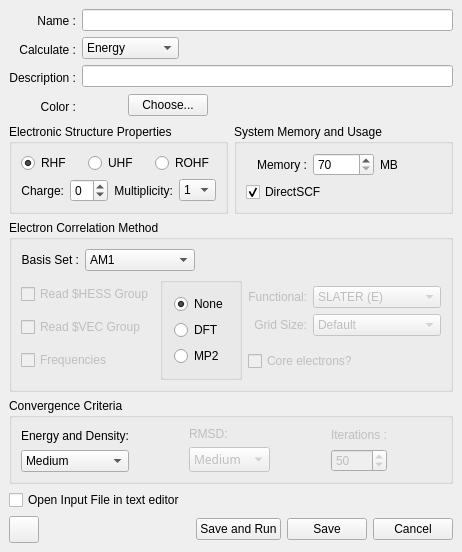
<ui version="4.0" >
 <class>GamessPropDialog</class>
 <widget class="QDialog" name="GamessPropDialog" >
  <property name="geometry" >
   <rect>
    <x>0</x>
    <y>0</y>
    <width>450</width>
    <height>512</height>
   </rect>
  </property>
  <property name="windowTitle" >
   <string>GAMESS Properties</string>
  </property>
  <property name="windowIcon" >
   <iconset/>
  </property>
  <layout class="QGridLayout" >
   <property name="margin" >
    <number>9</number>
   </property>
   <property name="spacing" >
    <number>6</number>
   </property>
   <item row="0" column="0" colspan="5" >
    <layout class="QGridLayout" >
     <property name="margin" >
      <number>0</number>
     </property>
     <property name="spacing" >
      <number>6</number>
     </property>
     <item row="1" column="1" >
      <widget class="QComboBox" name="runtyp_combox" >
       <property name="toolTip" >
        <string>"Energy" = Energy Minina, "Optimization" = Equilibrium Geometry</string>
       </property>
       <property name="currentIndex" >
        <number>0</number>
       </property>
       <item>
        <property name="text" >
         <string>Energy</string>
        </property>
       </item>
       <item>
        <property name="text" >
         <string>Optimization</string>
        </property>
       </item>
      </widget>
     </item>
     <item row="1" column="2" colspan="2" >
      <spacer>
       <property name="orientation" >
        <enum>Qt::Horizontal</enum>
       </property>
       <property name="sizeType" >
        <enum>QSizePolicy::Expanding</enum>
       </property>
       <property name="sizeHint" >
        <size>
         <width>231</width>
         <height>20</height>
        </size>
       </property>
      </spacer>
     </item>
     <item row="3" column="1" colspan="2" >
      <layout class="QHBoxLayout" >
       <property name="margin" >
        <number>0</number>
       </property>
       <property name="spacing" >
        <number>6</number>
       </property>
       <item>
        <widget class="QLabel" name="jig_color_pixmap" >
         <property name="sizePolicy" >
          <sizepolicy>
           <hsizetype>5</hsizetype>
           <vsizetype>5</vsizetype>
           <horstretch>1</horstretch>
           <verstretch>0</verstretch>
          </sizepolicy>
         </property>
         <property name="minimumSize" >
          <size>
           <width>40</width>
           <height>0</height>
          </size>
         </property>
         <property name="scaledContents" >
          <bool>true</bool>
         </property>
        </widget>
       </item>
       <item>
        <widget class="QPushButton" name="choose_color_btn" >
         <property name="enabled" >
          <bool>true</bool>
         </property>
         <property name="sizePolicy" >
          <sizepolicy>
           <hsizetype>1</hsizetype>
           <vsizetype>0</vsizetype>
           <horstretch>0</horstretch>
           <verstretch>0</verstretch>
          </sizepolicy>
         </property>
         <property name="toolTip" >
          <string>Change the GAMESS jig color</string>
         </property>
         <property name="text" >
          <string>Choose...</string>
         </property>
         <property name="autoDefault" >
          <bool>false</bool>
         </property>
        </widget>
       </item>
      </layout>
     </item>
     <item rowspan="4" row="0" column="0" >
      <layout class="QVBoxLayout" >
       <property name="margin" >
        <number>0</number>
       </property>
       <property name="spacing" >
        <number>6</number>
       </property>
       <item>
        <widget class="QLabel" name="psetslbl_2_2" >
         <property name="text" >
          <string>Name :</string>
         </property>
         <property name="alignment" >
          <set>Qt::AlignRight|Qt::AlignTrailing|Qt::AlignVCenter</set>
         </property>
        </widget>
       </item>
       <item>
        <widget class="QLabel" name="textLabel1_2_3" >
         <property name="text" >
          <string>Calculate :</string>
         </property>
         <property name="alignment" >
          <set>Qt::AlignRight|Qt::AlignTrailing|Qt::AlignVCenter</set>
         </property>
        </widget>
       </item>
       <item>
        <widget class="QLabel" name="textLabel1_3" >
         <property name="text" >
          <string>Description :</string>
         </property>
         <property name="alignment" >
          <set>Qt::AlignRight|Qt::AlignTrailing|Qt::AlignVCenter</set>
         </property>
        </widget>
       </item>
       <item>
        <widget class="QLabel" name="textLabel1_3_2" >
         <property name="text" >
          <string>Color :</string>
         </property>
         <property name="alignment" >
          <set>Qt::AlignRight|Qt::AlignTrailing|Qt::AlignVCenter</set>
         </property>
        </widget>
       </item>
      </layout>
     </item>
     <item row="0" column="1" colspan="3" >
      <widget class="QLineEdit" name="name_linedit" >
       <property name="toolTip" >
        <string>Name of the GAMESS jig</string>
       </property>
       <property name="text" >
        <string/>
       </property>
      </widget>
     </item>
     <item row="2" column="1" colspan="3" >
      <widget class="QLineEdit" name="comment_linedit" >
       <property name="toolTip" >
        <string>Description, also placed in the $DATA section of the INP file</string>
       </property>
       <property name="text" >
        <string/>
       </property>
       <property name="maxLength" >
        <number>80</number>
       </property>
      </widget>
     </item>
     <item row="3" column="3" >
      <spacer>
       <property name="orientation" >
        <enum>Qt::Horizontal</enum>
       </property>
       <property name="sizeType" >
        <enum>QSizePolicy::Expanding</enum>
       </property>
       <property name="sizeHint" >
        <size>
         <width>191</width>
         <height>25</height>
        </size>
       </property>
      </spacer>
     </item>
    </layout>
   </item>
   <item row="1" column="0" colspan="5" >
    <layout class="QHBoxLayout" >
     <property name="margin" >
      <number>0</number>
     </property>
     <property name="spacing" >
      <number>6</number>
     </property>
     <item>
      <widget class="QGroupBox" name="scftyp_grpbox" >
       <property name="title" >
        <string>Electronic Structure Properties</string>
       </property>
       <layout class="QGridLayout" >
        <property name="margin" >
         <number>9</number>
        </property>
        <property name="spacing" >
         <number>6</number>
        </property>
        <item row="0" column="0" >
         <layout class="QHBoxLayout" >
          <property name="margin" >
           <number>0</number>
          </property>
          <property name="spacing" >
           <number>6</number>
          </property>
          <item>
           <widget class="QRadioButton" name="rhf_radiobtn" >
            <property name="toolTip" >
             <string>Restricted Hartree-Fock</string>
            </property>
            <property name="text" >
             <string>RHF</string>
            </property>
            <property name="checked" >
             <bool>true</bool>
            </property>
           </widget>
          </item>
          <item>
           <widget class="QRadioButton" name="uhf_radiobtn" >
            <property name="toolTip" >
             <string>Unrestricted Hartree-Fock</string>
            </property>
            <property name="text" >
             <string>UHF</string>
            </property>
           </widget>
          </item>
          <item>
           <widget class="QRadioButton" name="rohf_radiobtn" >
            <property name="toolTip" >
             <string>Restricted Open-shell Hartree-Fock</string>
            </property>
            <property name="text" >
             <string>ROHF</string>
            </property>
           </widget>
          </item>
         </layout>
        </item>
        <item row="1" column="0" >
         <layout class="QHBoxLayout" >
          <property name="margin" >
           <number>0</number>
          </property>
          <property name="spacing" >
           <number>6</number>
          </property>
          <item>
           <widget class="QLabel" name="textLabel1_4" >
            <property name="text" >
             <string>Charge:</string>
            </property>
            <property name="alignment" >
             <set>Qt::AlignRight|Qt::AlignTrailing|Qt::AlignVCenter</set>
            </property>
           </widget>
          </item>
          <item>
           <widget class="QSpinBox" name="icharg_spinbox" >
            <property name="toolTip" >
             <string>The total charge of the structure (IGHARG)</string>
            </property>
            <property name="maximum" >
             <number>1</number>
            </property>
            <property name="minimum" >
             <number>-1</number>
            </property>
           </widget>
          </item>
          <item>
           <widget class="QLabel" name="textLabel1_2_2" >
            <property name="text" >
             <string>Multiplicity:</string>
            </property>
            <property name="alignment" >
             <set>Qt::AlignRight|Qt::AlignTrailing|Qt::AlignVCenter</set>
            </property>
           </widget>
          </item>
          <item>
           <widget class="QComboBox" name="multi_combox" >
            <property name="toolTip" >
             <string>N + 1, where N is the number of unpaired electrons (MULT)</string>
            </property>
            <item>
             <property name="text" >
              <string>1</string>
             </property>
            </item>
            <item>
             <property name="text" >
              <string>2</string>
             </property>
            </item>
            <item>
             <property name="text" >
              <string>3</string>
             </property>
            </item>
            <item>
             <property name="text" >
              <string>4</string>
             </property>
            </item>
            <item>
             <property name="text" >
              <string>5</string>
             </property>
            </item>
            <item>
             <property name="text" >
              <string>6</string>
             </property>
            </item>
            <item>
             <property name="text" >
              <string>7</string>
             </property>
            </item>
           </widget>
          </item>
         </layout>
        </item>
       </layout>
      </widget>
     </item>
     <item>
      <widget class="QGroupBox" name="groupBox8" >
       <property name="title" >
        <string>System Memory and Usage</string>
       </property>
       <layout class="QGridLayout" >
        <property name="margin" >
         <number>9</number>
        </property>
        <property name="spacing" >
         <number>6</number>
        </property>
        <item row="0" column="0" >
         <layout class="QHBoxLayout" >
          <property name="margin" >
           <number>0</number>
          </property>
          <property name="spacing" >
           <number>6</number>
          </property>
          <item>
           <widget class="QLabel" name="textLabel2_2" >
            <property name="text" >
             <string>Memory :</string>
            </property>
            <property name="alignment" >
             <set>Qt::AlignRight|Qt::AlignTrailing|Qt::AlignVCenter</set>
            </property>
           </widget>
          </item>
          <item>
           <widget class="QSpinBox" name="memory_spinbox" >
            <property name="toolTip" >
             <string>System memory reserved for calculation</string>
            </property>
            <property name="maximum" >
             <number>1024</number>
            </property>
            <property name="minimum" >
             <number>70</number>
            </property>
           </widget>
          </item>
          <item>
           <widget class="QLabel" name="textLabel1" >
            <property name="text" >
             <string>MB</string>
            </property>
           </widget>
          </item>
         </layout>
        </item>
        <item row="1" column="0" >
         <widget class="QCheckBox" name="dirscf_checkbox" >
          <property name="toolTip" >
           <string>Run the calculation in RAM</string>
          </property>
          <property name="text" >
           <string>DirectSCF</string>
          </property>
          <property name="checked" >
           <bool>true</bool>
          </property>
         </widget>
        </item>
       </layout>
      </widget>
     </item>
    </layout>
   </item>
   <item row="4" column="0" colspan="5" >
    <widget class="QCheckBox" name="edit_input_file_cbox" >
     <property name="toolTip" >
      <string>Opens INP file in an editor</string>
     </property>
     <property name="text" >
      <string>Open Input File in text editor</string>
     </property>
    </widget>
   </item>
   <item row="5" column="2" >
    <widget class="QPushButton" name="run_job_btn" >
     <property name="toolTip" >
      <string>Save GAMESS parameters and launch job</string>
     </property>
     <property name="text" >
      <string>Save and Run</string>
     </property>
     <property name="autoDefault" >
      <bool>false</bool>
     </property>
    </widget>
   </item>
   <item row="5" column="4" >
    <widget class="QPushButton" name="cancel_btn" >
     <property name="toolTip" >
      <string>Cancel</string>
     </property>
     <property name="text" >
      <string>Cancel</string>
     </property>
     <property name="autoDefault" >
      <bool>false</bool>
     </property>
     <property name="default" >
      <bool>false</bool>
     </property>
    </widget>
   </item>
   <item row="5" column="3" >
    <widget class="QPushButton" name="save_btn" >
     <property name="toolTip" >
      <string>Save GAMESS parameters and generates the INP file</string>
     </property>
     <property name="text" >
      <string>Save</string>
     </property>
     <property name="autoDefault" >
      <bool>false</bool>
     </property>
    </widget>
   </item>
   <item row="5" column="1" >
    <spacer>
     <property name="orientation" >
      <enum>Qt::Horizontal</enum>
     </property>
     <property name="sizeType" >
      <enum>QSizePolicy::Expanding</enum>
     </property>
     <property name="sizeHint" >
      <size>
       <width>121</width>
       <height>27</height>
      </size>
     </property>
    </spacer>
   </item>
   <item row="5" column="0" >
    <widget class="QToolButton" name="whats_this_btn" >
     <property name="minimumSize" >
      <size>
       <width>30</width>
       <height>27</height>
      </size>
     </property>
     <property name="toolTip" >
      <string>What's This Help Utility</string>
     </property>
     <property name="text" >
      <string/>
     </property>
     <property name="icon" >
      <iconset>../../../../:icons/GamessPropDialog_image1</iconset>
     </property>
    </widget>
   </item>
   <item row="3" column="0" colspan="5" >
    <widget class="QGroupBox" name="groupBox3" >
     <property name="title" >
      <string>Convergence Criteria</string>
     </property>
     <layout class="QGridLayout" >
      <property name="margin" >
       <number>9</number>
      </property>
      <property name="spacing" >
       <number>6</number>
      </property>
      <item row="0" column="3" >
       <spacer>
        <property name="orientation" >
         <enum>Qt::Horizontal</enum>
        </property>
        <property name="sizeType" >
         <enum>QSizePolicy::Expanding</enum>
        </property>
        <property name="sizeHint" >
         <size>
          <width>40</width>
          <height>20</height>
         </size>
        </property>
       </spacer>
      </item>
      <item row="0" column="5" >
       <spacer>
        <property name="orientation" >
         <enum>Qt::Horizontal</enum>
        </property>
        <property name="sizeType" >
         <enum>QSizePolicy::Expanding</enum>
        </property>
        <property name="sizeHint" >
         <size>
          <width>40</width>
          <height>20</height>
         </size>
        </property>
       </spacer>
      </item>
      <item row="0" column="4" >
       <layout class="QVBoxLayout" >
        <property name="margin" >
         <number>0</number>
        </property>
        <property name="spacing" >
         <number>6</number>
        </property>
        <item>
         <widget class="QLabel" name="iterations_lbl" >
          <property name="enabled" >
           <bool>false</bool>
          </property>
          <property name="text" >
           <string>Iterations :</string>
          </property>
         </widget>
        </item>
        <item>
         <widget class="QSpinBox" name="iterations_spinbox" >
          <property name="enabled" >
           <bool>false</bool>
          </property>
          <property name="toolTip" >
           <string>Maximum number of SCF iteration cycles (MAXIT)</string>
          </property>
          <property name="value" >
           <number>50</number>
          </property>
         </widget>
        </item>
       </layout>
      </item>
      <item row="0" column="2" >
       <layout class="QVBoxLayout" >
        <property name="margin" >
         <number>0</number>
        </property>
        <property name="spacing" >
         <number>6</number>
        </property>
        <item>
         <widget class="QLabel" name="rmsd_lbl" >
          <property name="enabled" >
           <bool>false</bool>
          </property>
          <property name="text" >
           <string>RMSD:</string>
          </property>
         </widget>
        </item>
        <item>
         <widget class="QComboBox" name="rmsd_combox" >
          <property name="enabled" >
           <bool>false</bool>
          </property>
          <property name="font" >
           <font>
            <family>Sans Serif</family>
            <pointsize>9</pointsize>
            <weight>50</weight>
            <italic>false</italic>
            <bold>false</bold>
            <underline>false</underline>
            <strikeout>false</strikeout>
           </font>
          </property>
          <property name="toolTip" >
           <string>Gradient convergence tolerance (OPTTOL)</string>
          </property>
          <property name="currentIndex" >
           <number>1</number>
          </property>
          <item>
           <property name="text" >
            <string>Coarse</string>
           </property>
          </item>
          <item>
           <property name="text" >
            <string>Medium</string>
           </property>
          </item>
          <item>
           <property name="text" >
            <string>Fine</string>
           </property>
          </item>
          <item>
           <property name="text" >
            <string>Very Fine</string>
           </property>
          </item>
         </widget>
        </item>
       </layout>
      </item>
      <item row="0" column="1" >
       <spacer>
        <property name="orientation" >
         <enum>Qt::Horizontal</enum>
        </property>
        <property name="sizeType" >
         <enum>QSizePolicy::Expanding</enum>
        </property>
        <property name="sizeHint" >
         <size>
          <width>40</width>
          <height>20</height>
         </size>
        </property>
       </spacer>
      </item>
      <item row="0" column="0" >
       <layout class="QVBoxLayout" >
        <property name="margin" >
         <number>0</number>
        </property>
        <property name="spacing" >
         <number>6</number>
        </property>
        <item>
         <widget class="QLabel" name="textLabel3" >
          <property name="text" >
           <string>Energy and Density:</string>
          </property>
         </widget>
        </item>
        <item>
         <widget class="QComboBox" name="density_conv_combox" >
          <property name="toolTip" >
           <string>Accuracy of the electron density convergence (CONV)</string>
          </property>
          <property name="currentIndex" >
           <number>1</number>
          </property>
          <item>
           <property name="text" >
            <string>Coarse</string>
           </property>
          </item>
          <item>
           <property name="text" >
            <string>Medium</string>
           </property>
          </item>
          <item>
           <property name="text" >
            <string>Fine</string>
           </property>
          </item>
          <item>
           <property name="text" >
            <string>Very Fine</string>
           </property>
          </item>
         </widget>
        </item>
       </layout>
      </item>
     </layout>
    </widget>
   </item>
   <item row="2" column="0" colspan="5" >
    <widget class="QGroupBox" name="groupBox2" >
     <property name="title" >
      <string>Electron Correlation Method</string>
     </property>
     <layout class="QGridLayout" >
      <property name="margin" >
       <number>9</number>
      </property>
      <property name="spacing" >
       <number>6</number>
      </property>
      <item row="1" column="0" >
       <layout class="QHBoxLayout" >
        <property name="margin" >
         <number>0</number>
        </property>
        <property name="spacing" >
         <number>6</number>
        </property>
        <item>
         <layout class="QVBoxLayout" >
          <property name="margin" >
           <number>0</number>
          </property>
          <property name="spacing" >
           <number>6</number>
          </property>
          <item>
           <widget class="QCheckBox" name="checkBox10_3_2" >
            <property name="enabled" >
             <bool>false</bool>
            </property>
            <property name="toolTip" >
             <string>Read $HESS group from previous output file</string>
            </property>
            <property name="text" >
             <string>Read $HESS Group</string>
            </property>
           </widget>
          </item>
          <item>
           <widget class="QCheckBox" name="checkBox10_2_2_2" >
            <property name="enabled" >
             <bool>false</bool>
            </property>
            <property name="toolTip" >
             <string comment="Only if Hf basis same as CI basis" >Read $VEC group from previous output file</string>
            </property>
            <property name="text" >
             <string>Read $VEC Group</string>
            </property>
           </widget>
          </item>
          <item>
           <widget class="QCheckBox" name="checkBox35" >
            <property name="enabled" >
             <bool>false</bool>
            </property>
            <property name="text" >
             <string>Frequencies</string>
            </property>
           </widget>
          </item>
         </layout>
        </item>
        <item>
         <widget class="QGroupBox" name="ecm_grpbox" >
          <property name="title" >
           <string/>
          </property>
          <layout class="QVBoxLayout" >
           <property name="margin" >
            <number>11</number>
           </property>
           <property name="spacing" >
            <number>6</number>
           </property>
           <item>
            <widget class="QRadioButton" name="none_radiobtn" >
             <property name="toolTip" >
              <string>Neglect electron correlation</string>
             </property>
             <property name="text" >
              <string>None</string>
             </property>
             <property name="checked" >
              <bool>true</bool>
             </property>
            </widget>
           </item>
           <item>
            <widget class="QRadioButton" name="dft_radiobtn" >
             <property name="toolTip" >
              <string>Perform a density functional theory calculation</string>
             </property>
             <property name="text" >
              <string>DFT</string>
             </property>
            </widget>
           </item>
           <item>
            <widget class="QRadioButton" name="mp2_radiobtn" >
             <property name="toolTip" >
              <string>Perform a Second-Order Moeller Plesset calculation</string>
             </property>
             <property name="text" >
              <string>MP2</string>
             </property>
            </widget>
           </item>
          </layout>
         </widget>
        </item>
        <item>
         <layout class="QVBoxLayout" >
          <property name="margin" >
           <number>0</number>
          </property>
          <property name="spacing" >
           <number>6</number>
          </property>
          <item>
           <layout class="QHBoxLayout" >
            <property name="margin" >
             <number>0</number>
            </property>
            <property name="spacing" >
             <number>6</number>
            </property>
            <item>
             <layout class="QVBoxLayout" >
              <property name="margin" >
               <number>0</number>
              </property>
              <property name="spacing" >
               <number>6</number>
              </property>
              <item>
               <widget class="QLabel" name="dfttyp_label" >
                <property name="enabled" >
                 <bool>false</bool>
                </property>
                <property name="text" >
                 <string>Functional:</string>
                </property>
                <property name="alignment" >
                 <set>Qt::AlignRight|Qt::AlignTrailing|Qt::AlignVCenter</set>
                </property>
               </widget>
              </item>
              <item>
               <widget class="QLabel" name="gridsize_label" >
                <property name="enabled" >
                 <bool>false</bool>
                </property>
                <property name="text" >
                 <string>Grid Size:</string>
                </property>
                <property name="alignment" >
                 <set>Qt::AlignRight|Qt::AlignTrailing|Qt::AlignVCenter</set>
                </property>
               </widget>
              </item>
             </layout>
            </item>
            <item>
             <layout class="QVBoxLayout" >
              <property name="margin" >
               <number>0</number>
              </property>
              <property name="spacing" >
               <number>6</number>
              </property>
              <item>
               <widget class="QComboBox" name="dfttyp_combox" >
                <property name="enabled" >
                 <bool>false</bool>
                </property>
                <property name="toolTip" >
                 <string>Density functional</string>
                </property>
                <item>
                 <property name="text" >
                  <string>SLATER (E)</string>
                 </property>
                </item>
                <item>
                 <property name="text" >
                  <string>BECKE (E)</string>
                 </property>
                </item>
                <item>
                 <property name="text" >
                  <string>GILL (E)</string>
                 </property>
                </item>
                <item>
                 <property name="text" >
                  <string>PBE (E)</string>
                 </property>
                </item>
                <item>
                 <property name="text" >
                  <string>VWN (C)</string>
                 </property>
                </item>
                <item>
                 <property name="text" >
                  <string>LYP (C)</string>
                 </property>
                </item>
                <item>
                 <property name="text" >
                  <string>OP (C)</string>
                 </property>
                </item>
                <item>
                 <property name="text" >
                  <string>SVWN/LDA (E+C)</string>
                 </property>
                </item>
                <item>
                 <property name="text" >
                  <string>SLYP (E+C)</string>
                 </property>
                </item>
                <item>
                 <property name="text" >
                  <string>SOP (E+C)</string>
                 </property>
                </item>
                <item>
                 <property name="text" >
                  <string>BVWN (E+C)</string>
                 </property>
                </item>
                <item>
                 <property name="text" >
                  <string>BLYP (E+C)</string>
                 </property>
                </item>
                <item>
                 <property name="text" >
                  <string>BOP (E+C)</string>
                 </property>
                </item>
                <item>
                 <property name="text" >
                  <string>GVWN (E+C)</string>
                 </property>
                </item>
                <item>
                 <property name="text" >
                  <string>GLYP (E+C)</string>
                 </property>
                </item>
                <item>
                 <property name="text" >
                  <string>GOP (E+C)</string>
                 </property>
                </item>
                <item>
                 <property name="text" >
                  <string>PBEVWN (E+C)</string>
                 </property>
                </item>
                <item>
                 <property name="text" >
                  <string>PBELYP (E+C)</string>
                 </property>
                </item>
                <item>
                 <property name="text" >
                  <string>PBEOP (E+C)</string>
                 </property>
                </item>
                <item>
                 <property name="text" >
                  <string>BHHLYP (H)</string>
                 </property>
                </item>
                <item>
                 <property name="text" >
                  <string>B3LYP (H)</string>
                 </property>
                </item>
               </widget>
              </item>
              <item>
               <widget class="QComboBox" name="gridsize_combox" >
                <property name="enabled" >
                 <bool>false</bool>
                </property>
                <property name="toolTip" >
                 <string>Grid spacing for the DFT calculation</string>
                </property>
                <property name="currentIndex" >
                 <number>1</number>
                </property>
                <item>
                 <property name="text" >
                  <string>Coarse</string>
                 </property>
                </item>
                <item>
                 <property name="text" >
                  <string>Default</string>
                 </property>
                </item>
                <item>
                 <property name="text" >
                  <string>Fine</string>
                 </property>
                </item>
                <item>
                 <property name="text" >
                  <string>Army Grade</string>
                 </property>
                </item>
               </widget>
              </item>
             </layout>
            </item>
           </layout>
          </item>
          <item>
           <widget class="QCheckBox" name="core_electrons_checkbox" >
            <property name="enabled" >
             <bool>false</bool>
            </property>
            <property name="toolTip" >
             <string>Include both the valence and core electrons in the MP2 calculation</string>
            </property>
            <property name="text" >
             <string>Core electrons?</string>
            </property>
           </widget>
          </item>
         </layout>
        </item>
       </layout>
      </item>
      <item row="0" column="0" >
       <layout class="QHBoxLayout" >
        <property name="margin" >
         <number>0</number>
        </property>
        <property name="spacing" >
         <number>6</number>
        </property>
        <item>
         <widget class="QLabel" name="textLabel6" >
          <property name="text" >
           <string>Basis Set :</string>
          </property>
          <property name="alignment" >
           <set>Qt::AlignRight|Qt::AlignTrailing|Qt::AlignVCenter</set>
          </property>
         </widget>
        </item>
        <item>
         <widget class="QComboBox" name="gbasis_combox" >
          <property name="toolTip" >
           <string>Gaussian-type basis sets and semi-empirical parameters</string>
          </property>
          <property name="currentIndex" >
           <number>0</number>
          </property>
          <item>
           <property name="text" >
            <string>AM1</string>
           </property>
          </item>
          <item>
           <property name="text" >
            <string>PM3</string>
           </property>
          </item>
          <item>
           <property name="text" >
            <string>STO-3G</string>
           </property>
          </item>
          <item>
           <property name="text" >
            <string>STO-6G</string>
           </property>
          </item>
          <item>
           <property name="text" >
            <string>3-21G</string>
           </property>
          </item>
          <item>
           <property name="text" >
            <string>3-21G*</string>
           </property>
          </item>
          <item>
           <property name="text" >
            <string>6-31G</string>
           </property>
          </item>
          <item>
           <property name="text" >
            <string>6-31G(d)</string>
           </property>
          </item>
          <item>
           <property name="text" >
            <string>6-31G(d,p)</string>
           </property>
          </item>
          <item>
           <property name="text" >
            <string>6-31+G(d)</string>
           </property>
          </item>
          <item>
           <property name="text" >
            <string>6-31+G(d,p)</string>
           </property>
          </item>
          <item>
           <property name="text" >
            <string>6-31++G(d)</string>
           </property>
          </item>
          <item>
           <property name="text" >
            <string>6-31++G(d,p)</string>
           </property>
          </item>
          <item>
           <property name="text" >
            <string>6-311G</string>
           </property>
          </item>
          <item>
           <property name="text" >
            <string>6-311G(d)</string>
           </property>
          </item>
          <item>
           <property name="text" >
            <string>6-311G(d,p)</string>
           </property>
          </item>
          <item>
           <property name="text" >
            <string>6-311+G(d,p)</string>
           </property>
          </item>
          <item>
           <property name="text" >
            <string>6-311++G(d,p)</string>
           </property>
          </item>
         </widget>
        </item>
        <item>
         <spacer>
          <property name="orientation" >
           <enum>Qt::Horizontal</enum>
          </property>
          <property name="sizeType" >
           <enum>QSizePolicy::Expanding</enum>
          </property>
          <property name="sizeHint" >
           <size>
            <width>20</width>
            <height>20</height>
           </size>
          </property>
         </spacer>
        </item>
       </layout>
      </item>
     </layout>
    </widget>
   </item>
  </layout>
 </widget>
 <layoutdefault spacing="6" margin="11" />
 <resources/>
 <connections>
  <connection>
   <sender>cancel_btn</sender>
   <signal>clicked()</signal>
   <receiver>GamessPropDialog</receiver>
   <slot>reject()</slot>
   <hints>
    <hint type="sourcelabel" >
     <x>20</x>
     <y>20</y>
    </hint>
    <hint type="destinationlabel" >
     <x>20</x>
     <y>20</y>
    </hint>
   </hints>
  </connection>
  <connection>
   <sender>save_btn</sender>
   <signal>clicked()</signal>
   <receiver>GamessPropDialog</receiver>
   <slot>accept()</slot>
   <hints>
    <hint type="sourcelabel" >
     <x>20</x>
     <y>20</y>
    </hint>
    <hint type="destinationlabel" >
     <x>20</x>
     <y>20</y>
    </hint>
   </hints>
  </connection>
 </connections>
</ui>
